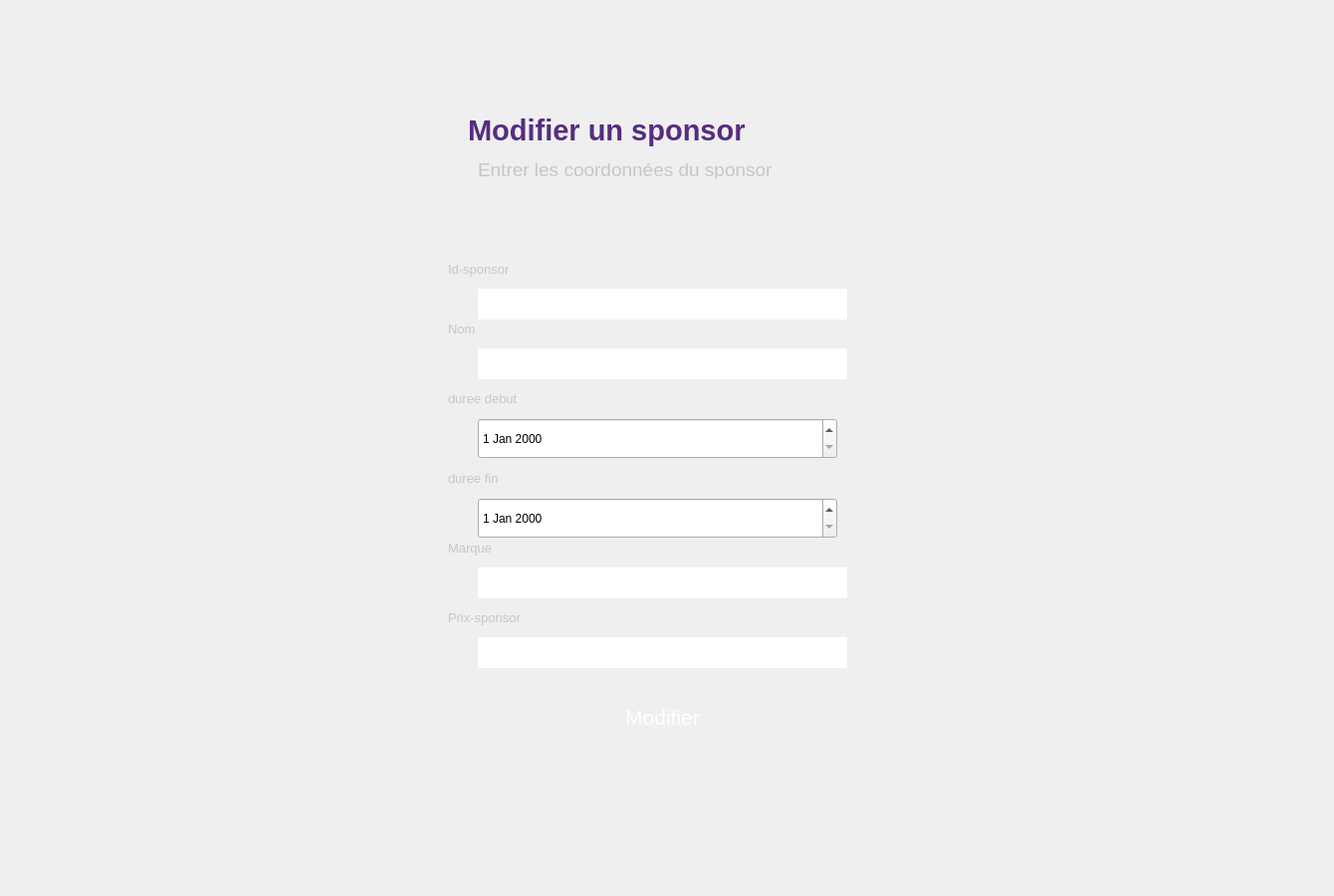
    <widget class="QWidget" name="modifsponsor">
     <widget class="QLineEdit" name="marq">
      <property name="geometry">
       <rect>
        <x>480</x>
        <y>570</y>
        <width>371</width>
        <height>31</height>
       </rect>
      </property>
      <property name="styleSheet">
       <string notr="true">border-image:url(&quot;C:/Users/ASUS/Desktop/QT_projet//Solid_white.png&quot;);
border:2px;</string>
      </property>
     </widget>
     <widget class="QLabel" name="label_60">
      <property name="geometry">
       <rect>
        <x>450</x>
        <y>540</y>
        <width>131</width>
        <height>21</height>
       </rect>
      </property>
      <property name="font">
       <font>
        <family>MS Shell Dlg 2</family>
        <pointsize>10</pointsize>
        <weight>50</weight>
        <bold>false</bold>
       </font>
      </property>
      <property name="styleSheet">
       <string notr="true">border-image:url(&quot;C:/Users/ASUS/Desktop/QT_projet//Solid_white.png&quot;);
color: rgb(198, 198, 198);</string>
      </property>
      <property name="text">
       <string>Marque</string>
      </property>
      <property name="scaledContents">
       <bool>false</bool>
      </property>
     </widget>
     <widget class="QLineEdit" name="id1_4">
      <property name="geometry">
       <rect>
        <x>480</x>
        <y>290</y>
        <width>371</width>
        <height>31</height>
       </rect>
      </property>
      <property name="minimumSize">
       <size>
        <width>371</width>
        <height>0</height>
       </size>
      </property>
      <property name="maximumSize">
       <size>
        <width>371</width>
        <height>31</height>
       </size>
      </property>
      <property name="styleSheet">
       <string notr="true">border-image:url(&quot;C:/Users/ASUS/Desktop/QT_projet//Solid_white.png&quot;);
border:2px;</string>
      </property>
     </widget>
     <widget class="QLabel" name="label_61">
      <property name="geometry">
       <rect>
        <x>480</x>
        <y>160</y>
        <width>351</width>
        <height>20</height>
       </rect>
      </property>
      <property name="font">
       <font>
        <pointsize>14</pointsize>
       </font>
      </property>
      <property name="styleSheet">
       <string notr="true">color: rgb(198, 198, 198);
background-image: url(:/Solid_white.png);</string>
      </property>
      <property name="text">
       <string>Entrer les coordonnées du sponsor</string>
      </property>
     </widget>
     <widget class="QLineEdit" name="nom_4">
      <property name="geometry">
       <rect>
        <x>480</x>
        <y>350</y>
        <width>371</width>
        <height>31</height>
       </rect>
      </property>
      <property name="maximumSize">
       <size>
        <width>371</width>
        <height>31</height>
       </size>
      </property>
      <property name="styleSheet">
       <string notr="true">border-image:url(&quot;C:/Users/ASUS/Desktop/QT_projet//Solid_white.png&quot;);
border:2px;</string>
      </property>
     </widget>
     <widget class="QDateEdit" name="date2_4">
      <property name="geometry">
       <rect>
        <x>480</x>
        <y>500</y>
        <width>361</width>
        <height>41</height>
       </rect>
      </property>
     </widget>
     <widget class="QDateEdit" name="date1_4">
      <property name="geometry">
       <rect>
        <x>480</x>
        <y>420</y>
        <width>361</width>
        <height>41</height>
       </rect>
      </property>
     </widget>
     <widget class="QLabel" name="label_62">
      <property name="geometry">
       <rect>
        <x>450</x>
        <y>470</y>
        <width>131</width>
        <height>21</height>
       </rect>
      </property>
      <property name="font">
       <font>
        <family>MS Shell Dlg 2</family>
        <pointsize>10</pointsize>
        <weight>50</weight>
        <bold>false</bold>
       </font>
      </property>
      <property name="styleSheet">
       <string notr="true">border-image:url(&quot;C:/Users/ASUS/Desktop/QT_projet//Solid_white.png&quot;);
color: rgb(198, 198, 198);</string>
      </property>
      <property name="text">
       <string>duree fin</string>
      </property>
      <property name="scaledContents">
       <bool>false</bool>
      </property>
     </widget>
     <widget class="QLabel" name="label_63">
      <property name="geometry">
       <rect>
        <x>470</x>
        <y>0</y>
        <width>351</width>
        <height>91</height>
       </rect>
      </property>
      <property name="styleSheet">
       <string notr="true">
background:url(&quot;C:/Users/ASUS/Desktop/QT_projet/Tv_tally_mtarfeskhir 1.png&quot;);</string>
      </property>
      <property name="text">
       <string/>
      </property>
     </widget>
     <widget class="QLabel" name="label_64">
      <property name="geometry">
       <rect>
        <x>450</x>
        <y>610</y>
        <width>131</width>
        <height>21</height>
       </rect>
      </property>
      <property name="font">
       <font>
        <family>MS Shell Dlg 2</family>
        <pointsize>10</pointsize>
        <weight>50</weight>
        <bold>false</bold>
       </font>
      </property>
      <property name="styleSheet">
       <string notr="true">border-image:url(&quot;C:/Users/ASUS/Desktop/QT_projet//Solid_white.png&quot;);
color: rgb(198, 198, 198);</string>
      </property>
      <property name="text">
       <string>Prix-sponsor</string>
      </property>
      <property name="scaledContents">
       <bool>false</bool>
      </property>
     </widget>
     <widget class="QLabel" name="label_65">
      <property name="geometry">
       <rect>
        <x>470</x>
        <y>110</y>
        <width>371</width>
        <height>41</height>
       </rect>
      </property>
      <property name="font">
       <font>
        <family>MS Sans Serif</family>
        <pointsize>22</pointsize>
        <weight>75</weight>
        <bold>true</bold>
       </font>
      </property>
      <property name="styleSheet">
       <string notr="true">color: rgb(86, 44, 128);
background-image: url(:/Solid_white.png);</string>
      </property>
      <property name="text">
       <string>Modifier un sponsor</string>
      </property>
     </widget>
     <widget class="QLabel" name="label_66">
      <property name="geometry">
       <rect>
        <x>450</x>
        <y>390</y>
        <width>131</width>
        <height>21</height>
       </rect>
      </property>
      <property name="font">
       <font>
        <family>MS Shell Dlg 2</family>
        <pointsize>10</pointsize>
        <weight>50</weight>
        <bold>false</bold>
       </font>
      </property>
      <property name="styleSheet">
       <string notr="true">border-image:url(&quot;C:/Users/ASUS/Desktop/QT_projet//Solid_white.png&quot;);
color: rgb(198, 198, 198);</string>
      </property>
      <property name="text">
       <string>duree debut</string>
      </property>
      <property name="scaledContents">
       <bool>false</bool>
      </property>
     </widget>
     <widget class="QGroupBox" name="groupBox_5">
      <property name="geometry">
       <rect>
        <x>430</x>
        <y>210</y>
        <width>461</width>
        <height>511</height>
       </rect>
      </property>
      <property name="styleSheet">
       <string notr="true">background:url(&quot;C:/Users/ASUS/Desktop/QT_projet/Solid_white.png&quot;);
border:none;</string>
      </property>
      <property name="title">
       <string/>
      </property>
     </widget>
     <widget class="QLabel" name="label_67">
      <property name="geometry">
       <rect>
        <x>450</x>
        <y>320</y>
        <width>51</width>
        <height>21</height>
       </rect>
      </property>
      <property name="maximumSize">
       <size>
        <width>131</width>
        <height>21</height>
       </size>
      </property>
      <property name="font">
       <font>
        <family>MS Shell Dlg 2</family>
        <pointsize>10</pointsize>
        <weight>50</weight>
        <bold>false</bold>
       </font>
      </property>
      <property name="styleSheet">
       <string notr="true">color: rgb(198, 198, 198);
border-image:url(&quot;C:/Users/ASUS/Desktop/QT_projet//Solid_white.png&quot;);</string>
      </property>
      <property name="text">
       <string>Nom</string>
      </property>
      <property name="scaledContents">
       <bool>false</bool>
      </property>
     </widget>
     <widget class="QLineEdit" name="prix">
      <property name="geometry">
       <rect>
        <x>480</x>
        <y>640</y>
        <width>371</width>
        <height>31</height>
       </rect>
      </property>
      <property name="styleSheet">
       <string notr="true">border-image:url(&quot;C:/Users/ASUS/Desktop/QT_projet//Solid_white.png&quot;);
border:2px;</string>
      </property>
     </widget>
     <widget class="QLabel" name="label_68">
      <property name="geometry">
       <rect>
        <x>450</x>
        <y>260</y>
        <width>121</width>
        <height>21</height>
       </rect>
      </property>
      <property name="maximumSize">
       <size>
        <width>140</width>
        <height>21</height>
       </size>
      </property>
      <property name="font">
       <font>
        <family>MS Shell Dlg 2</family>
        <pointsize>10</pointsize>
        <weight>50</weight>
        <bold>false</bold>
       </font>
      </property>
      <property name="styleSheet">
       <string notr="true">color: rgb(198, 198, 198);
border-image:url(&quot;C:/Users/ASUS/Desktop/QT_projet//Solid_white.png&quot;);</string>
      </property>
      <property name="text">
       <string>Id-sponsor</string>
      </property>
      <property name="scaledContents">
       <bool>false</bool>
      </property>
     </widget>
     <widget class="QLabel" name="label_69">
      <property name="geometry">
       <rect>
        <x>370</x>
        <y>40</y>
        <width>581</width>
        <height>741</height>
       </rect>
      </property>
      <property name="font">
       <font>
        <pointsize>12</pointsize>
       </font>
      </property>
      <property name="styleSheet">
       <string notr="true"> 
border: none;
border-radius:45px;
border-image:url(&quot;C:/Users/ASUS/Desktop/QT_projet//Solid_white.png&quot;);</string>
      </property>
      <property name="text">
       <string/>
      </property>
     </widget>
     <widget class="QPushButton" name="pushButton_24">
      <property name="geometry">
       <rect>
        <x>440</x>
        <y>700</y>
        <width>451</width>
        <height>41</height>
       </rect>
      </property>
      <property name="font">
       <font>
        <family>MS Shell Dlg 2</family>
        <pointsize>16</pointsize>
        <weight>50</weight>
        <italic>false</italic>
        <bold>false</bold>
       </font>
      </property>
      <property name="styleSheet">
       <string notr="true">QPushButton{
	border-image: url(:/Rectangle 1.png);
color: rgb(255, 255, 255);
font: 16pt &quot;MS Shell Dlg 2&quot;;
border-radius:10px;
border: none;
}
QPushButton:hover{
 
	color: rgb(0, 0, 0);


}</string>
      </property>
      <property name="text">
       <string>Modifier</string>
      </property>
     </widget>
     <widget class="QLabel" name="label_70">
      <property name="geometry">
       <rect>
        <x>-10</x>
        <y>0</y>
        <width>1331</width>
        <height>891</height>
       </rect>
      </property>
      <property name="styleSheet">
       <string notr="true">background-image: url(:/Sign In (1).png);</string>
      </property>
      <property name="text">
       <string/>
      </property>
     </widget>
     <zorder>groupBox_5</zorder>
     <zorder>label_70</zorder>
     <zorder>label_69</zorder>
     <zorder>marq</zorder>
     <zorder>label_60</zorder>
     <zorder>id1_4</zorder>
     <zorder>label_61</zorder>
     <zorder>nom_4</zorder>
     <zorder>date2_4</zorder>
     <zorder>date1_4</zorder>
     <zorder>label_62</zorder>
     <zorder>label_63</zorder>
     <zorder>label_64</zorder>
     <zorder>label_65</zorder>
     <zorder>label_66</zorder>
     <zorder>label_67</zorder>
     <zorder>prix</zorder>
     <zorder>label_68</zorder>
     <zorder>pushButton_24</zorder>
    </widget>
